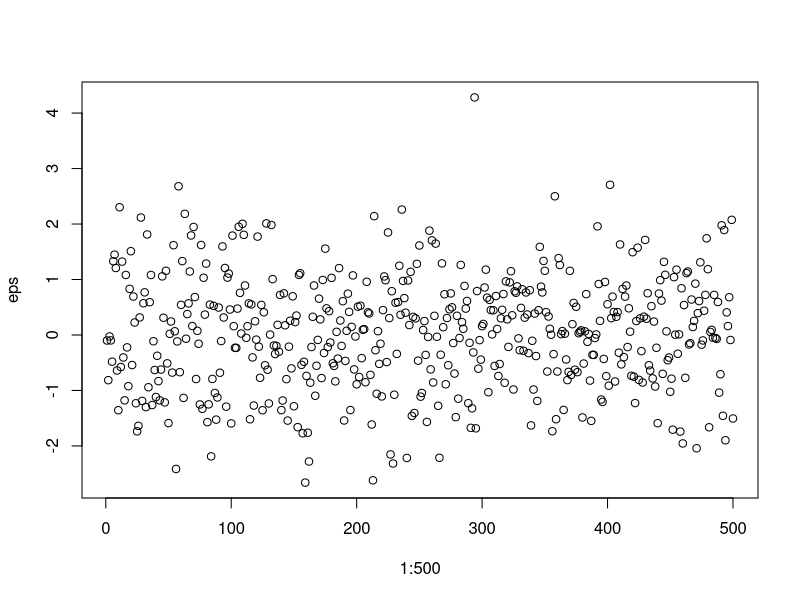

This figure's R source:
# Variables needed:
# yt
# xt
# Lambda factor loadings
# ft(?) factors
# et = sqrt(c*N*et), # c <- (1 + r)*c_tilde
# betas - randomly determined

# Case I
# lambda i,j - iid N(0, 1)

# Case II
# lambda is either:
# 1. ~ N(0, 1) for 1 to N1, where N1 = N^k1, k1 = (0.25 075)(so for a fraction of the dataset)
# 2. 0 for observations N1 + 1,...,N

# Case III
# lambda = lambda_tilde/N^k2
# with: lambda_tilde ~ N(0,1) for i = 1,...,N, k2 = (0.25 0.75)
library("MASS")
dgp_env <- new.env()

# set.seed(12345)
# X0 <- MASS::mvrnorm(n=10, mu = c(0,0,0), Sigma = diag(3))

local({
  k1 <- c(0.25, 0.75)
  k2 <- c(0.25, 0.75)
  r <- c(1, 6)
  c_tilde <- c(1, 4, 9)
  times <- c(20, 30, 50, 100, 200, 400)
}, env = dgp_env)

dgp1 <- function(N = 500, r) {
  betas <- rnorm # vector (in paper is lambda)
  eps_normal <- rnorm(N) # vector
  u_t <- rnorm(N) # vector
  
  # We have to construct the lambdas now
  construct_lambda_by_case <- function(case_num = 1, r){
    case1_generation <- function(){
      lambdas <- mvrnorm(n=N, mu = c(0), Sigma = diag(1))
      return(lambdas)
    }
    
    return(switch(case_num,
           case1_generation()))
  }
  
  # Create matrix for lambdas
  lambdas <- construct_lambda_by_case(r = 1)
  
  # Generate error term for each c
  # TODO: Extract as funciton
  eps <- lapply(dgp_env$c_tilde, function(c_tilde) {
    c <- (1 + r) * c_tilde
    
    
    return(sqrt(c * N) * eps_normal)
  })

  return(lambdas)
}

eps <- dgp1(N = 500, r = dgp_env$r[1])

plot(1:500, eps)
dgp2 <- function(N = 500) {
  
}

dgp3 <- function(N = 500) {
  
}